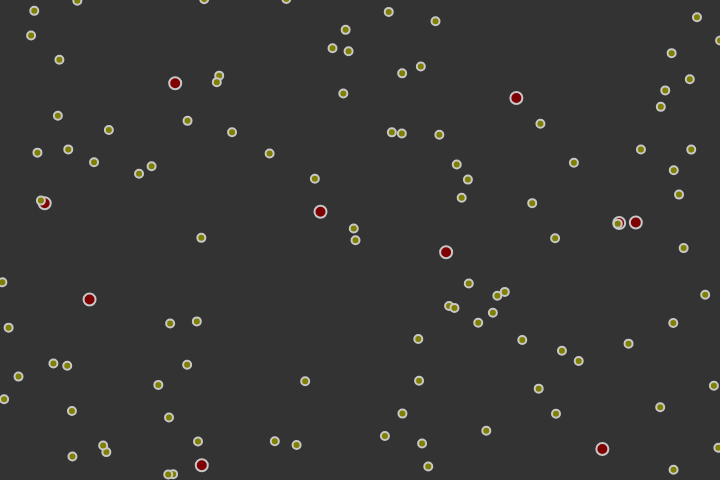
Frame 1 (no input)
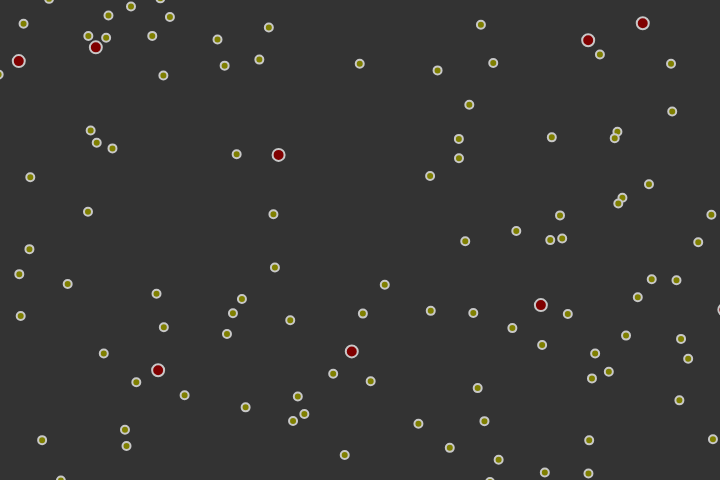
Frame 60 (no input)
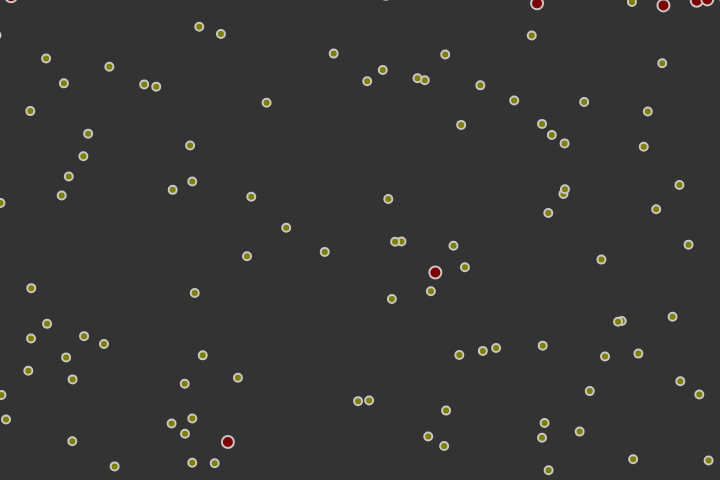
Frame 120 (the mouse pressed at the canvas centre since frame 60)

The p5.js sketch that drew these frames (run headless with seeded random() and noise() and a simulated clock; from frame 60 on, the mouse is pressed at the canvas centre):

// p5.js sketch
// ── sketch.js


 // A list of predators
 let predators = [];
 //a list of prey
 let preys = [];

 //hard coded slider values
 let slider1 = 4;
 let slider2 = 4;
 let slider3 = 40;

 function setup() {

 	createCanvas(720, 480);
 	// filling the array of predators
 	for (let i = 0; i < 10; i++) {
 		predators.push(new Predator(random(width), random(height)));
	 }
	 for(let i = 0; i < 100; i++){
		 preys.push(new Prey(random(width), random(height)));
	 }
 	//createP("sliders");
 	// slider1 = createSlider(0, 8, 4);
 	// slider1.position(20, 30);
 	// slider2 = createSlider(0, 8, 4);
 	// slider2.position(20, 70);
 	// slider3 = createSlider(10, 160, 24);
 	// slider3.position(20, 110);
 }

 function draw() {
 	background(51);
 	fill(255);
 	textSize(16);
 	noStroke();
 	//text('separate force: ' + slider1.value(), 30, 20);
 	// text('seek force: ' + slider2.value(), 30, 60);
 	// text('desired separation: ' + slider3.value(), 30, 100);

 	for (let v of predators) {
 		v.applyBehaviors(predators);
 		v.update();
 		v.borders();
 		v.display();
 		// add a predator if a predator catches you
 	}

 	for (let i of predators) {
 		if (i.isOver(mouseX, mouseY)) {
 			predators.splice(i, 1);
			 predators.push(new Predator(random(width), 0));
			// predators.push(new Predator(random(width), random(height)));
 			console.log(predators.length)
		 }
		}

 		for (let v of preys) {
 			v.applyBehaviors(preys);
 			v.update();
 			v.borders();
			 v.display();
			 if(v.isOver(mouseX,mouseY)) {
				 preys.splice(v,1)
			 }
 		}
 	}
// ── predator.js
// Vehicle object

class Predator {
  constructor(x, y) {
    // All the usual stuff
    this.position = createVector(x, y);
    this.r = 12;
    this.maxspeed = random(1, 3); // Maximum speed
    this.maxforce = random(0, 0.3); // Maximum steering force
    this.acceleration = createVector(0, 0);
    this.velocity = createVector(random(-1, 1), random(-1, 1));
  }

  applyBehaviors(predators) {

    let separateForce = this.separate(predators);
    let seekForce = this.seek(createVector(mouseX, mouseY));

    separateForce.mult(slider1);
    seekForce.mult(slider2);

    this.applyForce(separateForce);
    this.applyForce(seekForce);
  }

  applyForce(force) {
    // We could add mass here if we want A = F / M
    this.acceleration.add(force);
  }

  // Separation
  // Method checks for nearby predators and steers away
  separate(predators) {
    let desiredseparation = slider3;
    let sum = createVector();
    let count = 0;
    // For every boid in the system, check if it's too close
    for (let i = 0; i < predators.length; i++) {
      let d = p5.Vector.dist(this.position, predators[i].position);
      // If the distance is greater than 0 and less than an arbitrary amount (0 when you are yourself)
      if ((d > 0) && (d < desiredseparation)) {
        // Calculate vector pointing away from neighbor
        let diff = p5.Vector.sub(this.position, predators[i].position);
        diff.normalize();
        diff.div(d); // Weight by distance
        sum.add(diff);
        count++; // Keep track of how many
      }
    }
    // Average -- divide by how many
    if (count > 0) {
      sum.div(count);
      // Our desired vector is the average scaled to maximum speed
      sum.normalize();
      sum.mult(this.maxspeed);
      // Implement Reynolds: Steering = Desired - Velocity
      sum.sub(this.velocity);
      sum.limit(this.maxforce);
    }
    return sum;
  }

  // A method that calculates a steering force towards a target
  // STEER = DESIRED MINUS VELOCITY
  seek(target) {
    let desired = p5.Vector.sub(target, this.position); // A vector pointing from the location to the target

    let eyesight = desired.mag();

    // Normalize desired and scale to maximum speed
    desired.normalize();
    desired.mult(this.maxspeed);
    // Steering = Desired minus velocity
    let steer = p5.Vector.sub(desired, this.velocity);
    steer.limit(this.maxforce); // Limit to maximum steering force
    if (eyesight < 200) {
      return steer;
    } else {
      return this.velocity
    }
  }

  // Method to update location
  update() {
    // Update velocity
    this.velocity.add(this.acceleration);
    // Limit speed
    this.velocity.limit(this.maxspeed);
    this.position.add(this.velocity);
    // Reset accelertion to 0 each cycle
    this.acceleration.mult(0);
  }

  display() {
    fill(127, 0, 0);
    stroke(200);
    strokeWeight(2);
    push();
    translate(this.position.x, this.position.y);
    ellipse(0, 0, this.r, this.r);
    pop();
  }

  // Wraparound
  borders() {
    if (this.position.x < -this.r) this.position.x = width + this.r;
    if (this.position.y < -this.r) this.position.y = height + this.r;
    if (this.position.x > width + this.r) this.position.x = -this.r;
    if (this.position.y > height + this.r) this.position.y = -this.r;
  }

  isOver (mX, mY) {
    if (dist(mX, mY, this.position.x, this.position.y) < this.r ){
      return true;
    }
    else {
      return false;
    }
  }
}
// ── prey.js
// The Nature of Code
// Daniel Shiffman
// http://natureofcode.com

// Vehicle object

class Prey {
  constructor(x, y) {
    // All the usual stuff
    this.position = createVector(x, y);
    this.r = 8;
    this.maxspeed = random(1, 4); // Maximum speed
    this.maxforce = random(0, 0.05); // Maximum steering force has to be weak enough for you to hit prey
    this.acceleration = createVector(0, 0);
    this.velocity = createVector(random(-1,1), random(-1,1));
  }

  applyBehaviors(preys) {

    let separateForce = this.separate(preys);
    let fleeForce = this.flee(createVector(mouseX, mouseY));

    separateForce.mult(slider1);
    fleeForce.mult(slider2);

    this.applyForce(separateForce);
    this.applyForce(fleeForce);
  }

  applyForce(force) {
    // We could add mass here if we want A = F / M
    this.acceleration.add(force);
  }

  // Separation
  // Method checks for nearby preys and steers away
  separate(preys) {
    let desiredseparation = slider3;
    let sum = createVector();
    let count = 0;
    // For every boid in the system, check if it's too close
    for (let i = 0; i < preys.length; i++) {
      let d = p5.Vector.dist(this.position, preys[i].position);
      // If the distance is greater than 0 and less than an arbitrary amount (0 when you are yourself)
      if ((d > 0) && (d < desiredseparation)) {
        // Calculate vector pointing away from neighbor
        let diff = p5.Vector.sub(this.position, preys[i].position);
        diff.normalize();
        diff.div(d); // Weight by distance
        sum.add(diff);
        count++; // Keep track of how many
      }
    }
    // Average -- divide by how many
    if (count > 0) {
      sum.div(count);
      // Our desired vector is the average scaled to maximum speed
      sum.normalize();
      sum.mult(this.maxspeed);
      // Implement Reynolds: Steering = Desired - Velocity
      sum.sub(this.velocity);
      sum.limit(this.maxforce);
    }
    return sum;
  }

  // A method that calculates a steering force towards a target
  // STEER = DESIRED MINUS VELOCITY
  flee(target) {
    let desired = p5.Vector.sub(this.position, target); // A vector pointing from the target to the location
    let eyesight = desired.mag();

      // Normalize desired and scale to maximum speed
      desired.normalize();
      desired.mult(this.maxspeed);
      // Steering = Desired minus velocity
      let steer = p5.Vector.sub(desired, this.velocity);
      steer.limit(this.maxforce); // Limit to maximum steering force
      if (eyesight < 50){
      return steer;
      } else {
        return this.velocity;
      }
    
  }



  // Method to update location
  update() {
    // Update velocity
    this.velocity.add(this.acceleration);
    // Limit speed
    this.velocity.limit(this.maxspeed);
    this.position.add(this.velocity);
    // Reset accelertion to 0 each cycle
    this.acceleration.mult(0);
  }

  display() {
    fill(127, 127, 0);
    stroke(200);
    strokeWeight(2);
    push();
    translate(this.position.x, this.position.y);
    ellipse(0, 0, this.r, this.r);
    pop();
  }

  // Wraparound
  borders() {
    if (this.position.x < -this.r) this.position.x = this.position.x + width;
    if (this.position.y < -this.r) this.position.y = this.position.y + height;
    if (this.position.x > width + this.r) this.position.x = -this.r;
    if (this.position.y > height + this.r) this.position.y = -this.r;
  }

  isOver (mX, mY) {
    if (dist(mX, mY, this.position.x, this.position.y) < this.r ){
      return true;
    }
    else {
      return false;
    }
  }
}
